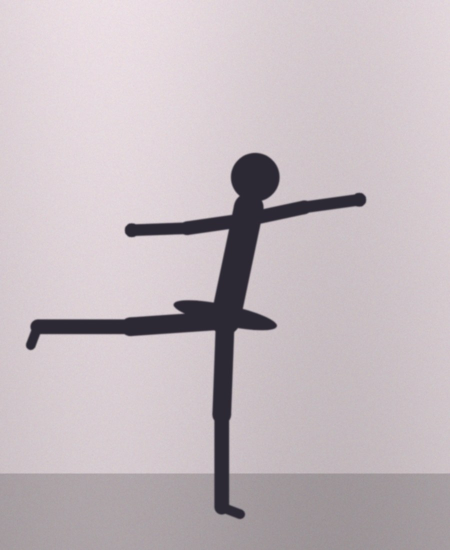
#> input picture samples/ballet-arabesque-reference.jpg, 900 x 1100 px (shown at 1/2 size); its folder holds 6 pictures in this run
$ python make_fixture.py
#> lines starting #> are read from the running program, lines starting #| are printed output that depends on the picture; after the words box and inside, x2 and y2 are one past the last pixel; in counts of white or black regions, pixels touching at a corner belong together
### tests/pipeline_check.py
"""Check the Ballet Pose Matcher vision pipeline with Python OpenCV.
Score = aligned-silhouette overlap (main) + proportions + openness. The test: every\nattempt photo must score highest against its own reference (16 ballet poses).\nScoring: matchShapes (Hu moments)
is reported too, but not scored: its higher-order Hu terms flip sign on thin-limbed poses.

This mirrors js/pipeline.js step for step (same functions, same parameters), so it
proves the algorithm on the sample photos without needing a browser.
Run:  python3 tests/pipeline_check.py
"""
import math, os, sys, itertools
import numpy as np
import cv2

HERE = os.path.dirname(os.path.abspath(__file__))
SAMPLES = os.path.join(HERE, "..", "samples")
MAX_SIDE = 800


def silhouette(bgr, cleanup=3, manual_threshold=None):
    h, w = bgr.shape[:2]
    scale = min(1.0, MAX_SIDE / max(h, w))
    if scale < 1:
        bgr = cv2.resize(bgr, (round(w * scale), round(h * scale)), interpolation=cv2.INTER_AREA)
    gray = cv2.cvtColor(bgr, cv2.COLOR_BGR2GRAY)
    blur = cv2.GaussianBlur(gray, (5, 5), 0)
    if manual_threshold is None:
        _, binary = cv2.threshold(blur, 0, 255, cv2.THRESH_BINARY + cv2.THRESH_OTSU)
    else:
        _, binary = cv2.threshold(blur, manual_threshold, 255, cv2.THRESH_BINARY)
    # Polarity: the frame border is mostly wall, so the wall colour is the background.
    border = np.concatenate([binary[0], binary[-1], binary[:, 0], binary[:, -1]])
    if border.mean() > 127:
        binary = cv2.bitwise_not(binary)
    k = max(3, int(round(max(binary.shape) * 0.004 * cleanup)) | 1)
    kernel = cv2.getStructuringElement(cv2.MORPH_ELLIPSE, (k, k))
    binary = cv2.morphologyEx(binary, cv2.MORPH_CLOSE, kernel)
    binary = cv2.morphologyEx(binary, cv2.MORPH_OPEN, kernel)
    contours, _ = cv2.findContours(binary, cv2.RETR_EXTERNAL, cv2.CHAIN_APPROX_SIMPLE)
    if not contours:
        return None
    c = max(contours, key=cv2.contourArea)
    c = cv2.approxPolyDP(c, 0.001 * cv2.arcLength(c, True), True)   # same simplification as JS
    area = cv2.contourArea(c)
    if area < 0.01 * binary.shape[0] * binary.shape[1]:
        return None
    x, y, bw, bh = cv2.boundingRect(c)
    hull = cv2.convexHull(c)
    return {"contour": c, "area": area, "aspect": bh / bw,
            "solidity": area / max(1.0, cv2.contourArea(hull)), "size": binary.shape}


NORM = 160          # size of the normalised comparison canvas
DILATE = 9          # tolerance for small limb differences (about 6 % of body height)


def normalized_mask(contour):
    """Scale a silhouette to the same height, align its top edge and its centroid, fill it."""
    x, y, w, h = cv2.boundingRect(contour)
    m = cv2.moments(contour)
    cx = m["m10"] / m["m00"]
    s = (NORM * 0.9) / h
    pts = ((contour.reshape(-1, 2) - [cx, y]) * s + [NORM / 2, NORM * 0.05]).round().astype(np.int32)
    mask = np.zeros((NORM, NORM), np.uint8)
    cv2.drawContours(mask, [pts], 0, 255, -1)
    kernel = cv2.getStructuringElement(cv2.MORPH_ELLIPSE, (DILATE, DILATE))
    return cv2.dilate(mask, kernel)


def overlap(a, b):
    """Intersection over union of the two aligned silhouettes (0..1)."""
    ma, mb = normalized_mask(a["contour"]), normalized_mask(b["contour"])
    return cv2.countNonZero(cv2.bitwise_and(ma, mb)) / max(1, cv2.countNonZero(cv2.bitwise_or(ma, mb)))


def score(a, b):
    """Same formula as js/pipeline.js -> scoreShapes()."""
    o = overlap(a, b)
    d = cv2.matchShapes(a["contour"], b["contour"], cv2.CONTOURS_MATCH_I2, 0)   # reported, not scored
    shape = min(100.0, max(0.0, (o - 0.35) / (0.90 - 0.35) * 100))           # 0.35 -> 0 %, 0.90 -> 100 %
    ar = math.exp(-abs(math.log(a["aspect"] / b["aspect"])) / 0.35) * 100
    so = max(0.0, 1 - abs(a["solidity"] - b["solidity"]) / 0.3) * 100
    total = 0.6 * shape + 0.25 * ar + 0.15 * so
    return round(total), d, o


# [32 lines that do not run on import are left out]

### tests/browser/make_fixture.py
"""Build a test fixture: what the worker would return for the arabesque attempt vs its reference.
Uses tests/pipeline_check.py (Python OpenCV, same steps as js/pipeline.js), then draws the
same overlay. Output: tests/browser/fixtures/arabesque.json (git-ignored, regenerate any time)."""
import base64, json, math, os, sys
import cv2, numpy as np
HERE = os.path.dirname(os.path.abspath(__file__))
sys.path.insert(0, os.path.join(HERE, ".."))
import pipeline_check as P

def run(name):
    bgr = cv2.imread(os.path.join(HERE, "..", "..", "samples", name))
    h, w = bgr.shape[:2]; s = min(1, P.MAX_SIDE / max(h, w))
    bgr = cv2.resize(bgr, (round(w * s), round(h * s)), interpolation=cv2.INTER_AREA)
    sil = P.silhouette(bgr)
    return bgr, sil

ref_img, ref = run("ballet-arabesque-reference.jpg")
#> in run, bgr is the input picture: shape (1100, 900, 3); mean B, G, R 191.4, 186.3, 196.6
#> in silhouette, `_, binary = cv2.threshold(blur, 0, 255, cv2.THRESH_BINARY + cv2.THRESH..`:
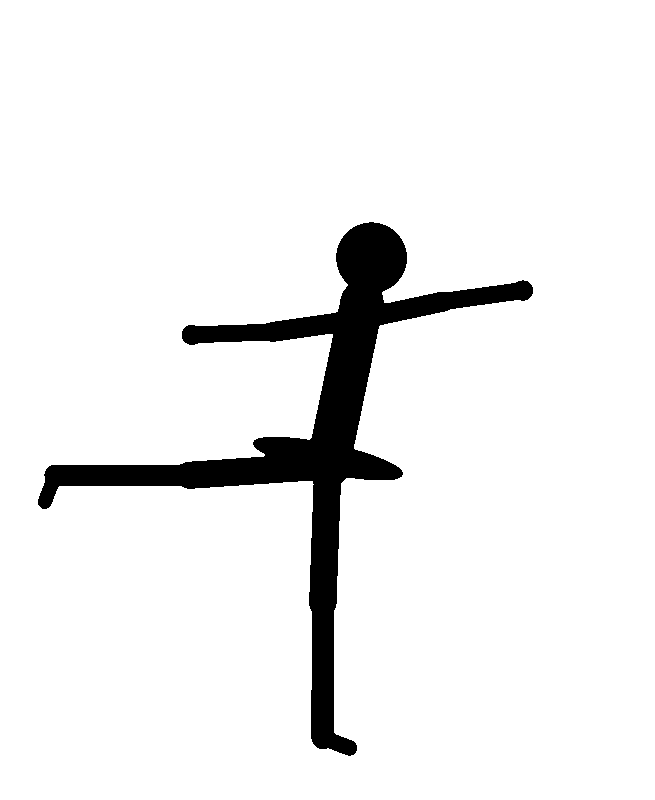
#> binary: shape (800, 655); 93.6% white; 1 black region, box (x1, y1, x2, y2) and area: (38, 222, 533, 756) 33534
#> in silhouette, `border = np.concatenate([binary[0], binary[-1], binary[:, 0], binary[:..`: border = 2910 values from 255 to 255
#> in silhouette, `binary = cv2.morphologyEx(binary, cv2.MORPH_CLOSE, kernel)`: binary: shape (800, 655); 6.4% white; 1 white region, box (x1, y1, x2, y2) and area: (38, 222, 533, 756) 33651
#> in silhouette, `binary = cv2.morphologyEx(binary, cv2.MORPH_OPEN, kernel)`: binary: shape (800, 655); 6.4% white; 1 white region
#> in silhouette, `contours, _ = cv2.findContours(binary, cv2.RETR_EXTERNAL, cv2.CHAIN_AP..`: contours = 1 contour; box (x1, y1, x2, y2) and area: (38, 222, 533, 756) 32462
#> in silhouette, `c = max(contours, key=cv2.contourArea)`: c = contour of 614 points, box (x1, y1, x2, y2) (38, 222, 533, 756), area 32462
#> in silhouette, `c = cv2.approxPolyDP(c, 0.001 * cv2.arcLength(c, True), True)`: c = contour of 63 points, box (x1, y1, x2, y2) (38, 222, 533, 756), area 32652
#> in silhouette, `area = cv2.contourArea(c)`: area = 32652.5
#> in silhouette, `x, y, bw, bh = cv2.boundingRect(c)`: x = 38; y = 222; bw = 495; bh = 534
#> in silhouette, `hull = cv2.convexHull(c)`: hull = contour of 14 points, box (x1, y1, x2, y2) (38, 222, 533, 756), area 145016
#> in run, `sil = P.silhouette(bgr)`: sil = {'contour': contour of 63 points, box (x1, y1, x2, y2) (38, 222, 533, 756), area 32652, 'area': 32652.5, 'aspect': 1.08, 'solidity': 0.225, 'size': (800, 655)}
#> ref has the same summary as sil in run
img, att = run("ballet-arabesque-attempt.jpg")
#> call 2 of run, with name = 'ballet-arabesque-attempt.jpg'
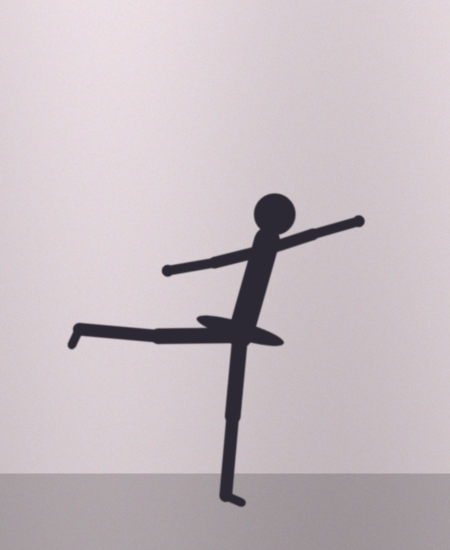
#> input picture samples/ballet-arabesque-attempt.jpg, 900 x 1100 px (shown at 1/2 size)
#> in run, bgr is the input picture: shape (1100, 900, 3); mean B, G, R 194, 189.1, 199.5
#> call 2 of silhouette, with cleanup = 3
#> in silhouette (call 2), `_, binary = cv2.threshold(blur, 0, 255, cv2.THRESH_BINARY + cv2.THRESH..`:
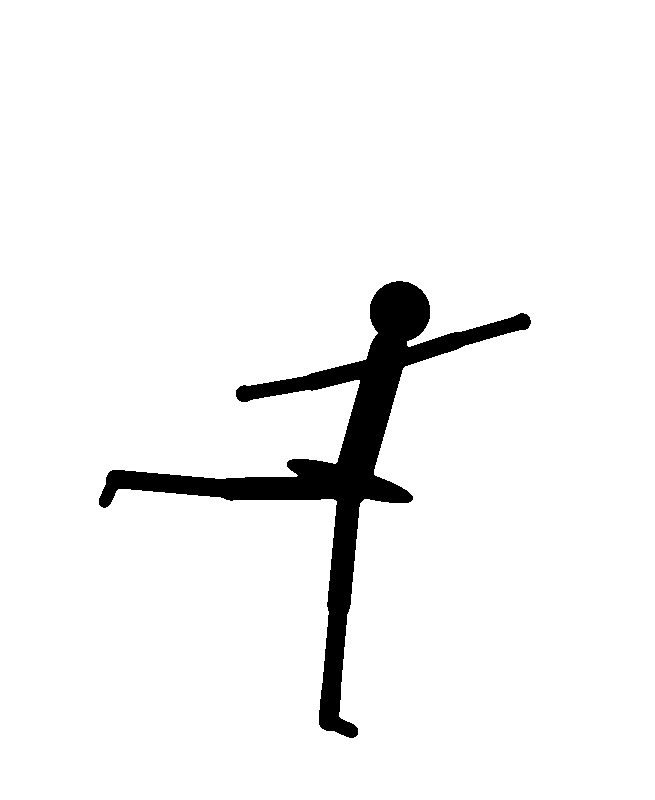
#> binary: shape (800, 655); 95.3% white; 1 black region, box (x1, y1, x2, y2) and area: (99, 281, 531, 738) 24694
#> in silhouette (call 2), `binary = cv2.morphologyEx(binary, cv2.MORPH_CLOSE, kernel)`: binary: shape (800, 655); 4.8% white; 1 white region, box (x1, y1, x2, y2) and area: (99, 281, 531, 738) 24910
#> in silhouette (call 2), `binary = cv2.morphologyEx(binary, cv2.MORPH_OPEN, kernel)`: binary: shape (800, 655); 4.7% white; 1 white region
#> in silhouette (call 2), `contours, _ = cv2.findContours(binary, cv2.RETR_EXTERNAL, cv2.CHAIN_AP..`: contours = 1 contour; box (x1, y1, x2, y2) and area: (99, 281, 530, 738) 23904
#> in silhouette (call 2), `c = max(contours, key=cv2.contourArea)`: c = contour of 722 points, box (x1, y1, x2, y2) (99, 281, 530, 738), area 23904
#> in silhouette (call 2), `c = cv2.approxPolyDP(c, 0.001 * cv2.arcLength(c, True), True)`: c = contour of 56 points, box (x1, y1, x2, y2) (99, 281, 530, 738), area 24096
#> in silhouette (call 2), `area = cv2.contourArea(c)`: area = 24095.5
#> in silhouette (call 2), `x, y, bw, bh = cv2.boundingRect(c)`: x = 99; y = 281; bw = 431; bh = 457
#> in silhouette (call 2), `hull = cv2.convexHull(c)`: hull = contour of 11 points, box (x1, y1, x2, y2) (99, 281, 530, 738), area 102065
#> in run (call 2), `sil = P.silhouette(bgr)`: sil = {'contour': contour of 56 points, box (x1, y1, x2, y2) (99, 281, 530, 738), area 24096, 'area': 24095.5, 'aspect': 1.06, 'solidity': 0.236, 'size': (800, 655)}
#> att has the same summary as sil in run
total, d, o = P.score(att, ref)
#> in normalized_mask, `x, y, w, h = cv2.boundingRect(contour)`: x = 99; y = 281; w = 431; h = 457
#> in normalized_mask, `m = cv2.moments(contour)`: m = moments, m00 24095.5, centre m10/m00, m01/m00 = (339.1, 454)
#> in normalized_mask, `cx = m["m10"] / m["m00"]`: cx = 339.1
#> in normalized_mask, `s = (NORM * 0.9) / h`: s = 0.315
#> in normalized_mask, `pts = ((contour.reshape(-1, 2) - [cx, y]) * s + [NORM / 2, NORM * 0.05..`: pts = 56 pairs, first value 4 to 140, second value 8 to 152
#> in normalized_mask, `cv2.drawContours(mask, [pts], 0, 255, -1)`: mask: shape (160, 160); 10.6% white; 1 white region, box (x1, y1, x2, y2) and area: (4, 8, 141, 153) 2708
#> in normalized_mask, `return cv2.dilate(mask, kernel)`:
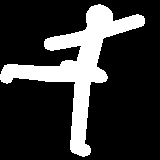
#> returned value: shape (160, 160); 20.7% white; 1 white region, box (x1, y1, x2, y2) and area: (0, 4, 145, 157) 5290
#> in normalized_mask (call 2), `x, y, w, h = cv2.boundingRect(contour)`: x = 38; y = 222; w = 495; h = 534
#> in normalized_mask (call 2), `m = cv2.moments(contour)`: m = moments, m00 32652.5, centre m10/m00, m01/m00 = (312.4, 427.4)
#> in normalized_mask (call 2), `cx = m["m10"] / m["m00"]`: cx = 312.4
#> in normalized_mask (call 2), `s = (NORM * 0.9) / h`: s = 0.27
#> in normalized_mask (call 2), `pts = ((contour.reshape(-1, 2) - [cx, y]) * s + [NORM / 2, NORM * 0.05..`: pts = 63 pairs, first value 6 to 139, second value 8 to 152
#> in normalized_mask (call 2), `cv2.drawContours(mask, [pts], 0, 255, -1)`: mask: shape (160, 160); 10.3% white; 1 white region, box (x1, y1, x2, y2) and area: (6, 8, 140, 153) 2645
#> in normalized_mask (call 2), `return cv2.dilate(mask, kernel)`:
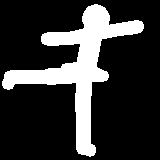
#> returned value: shape (160, 160); 20.5% white; 1 white region, box (x1, y1, x2, y2) and area: (2, 4, 144, 157) 5248
#> in score, `o = overlap(a, b)`: o = 0.689
#> in score, `d = cv2.matchShapes(a["contour"], b["contour"], cv2.CONTOURS_MATCH_I2,..`: d = 0.346
#> in score, `shape = min(100.0, max(0.0, (o - 0.35) / (0.90 - 0.35) * 100))`: shape = 61.55
#> in score, `ar = math.exp(-abs(math.log(a["aspect"] / b["aspect"])) / 0.35) * 100`: ar = 95.19
#> in score, `so = max(0.0, 1 - abs(a["solidity"] - b["solidity"]) / 0.3) * 100`: so = 96.36
#> in score, `total = 0.6 * shape + 0.25 * ar + 0.15 * so`: total = 75.18
#> total = 75; d = 0.346; o = 0.689
mask = np.zeros(img.shape[:2], np.uint8); cv2.drawContours(mask, [att["contour"]], 0, 255, -1)
#> after `cv2.drawContours(mask, [att['contour']], 0, 255, -1)`:
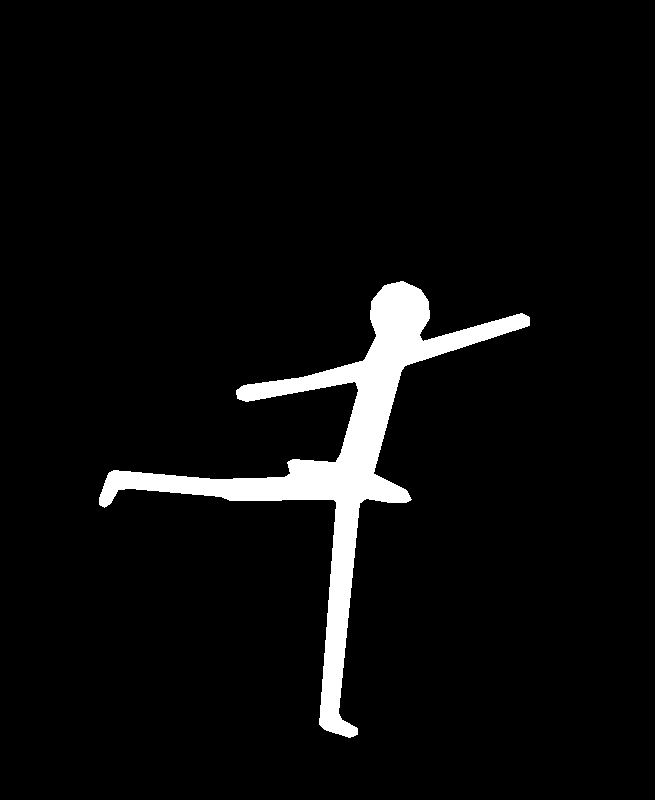
#> mask: shape (800, 655); 4.8% white; 1 white region, box (x1, y1, x2, y2) and area: (99, 281, 530, 738) 25079
rgba = cv2.cvtColor(img, cv2.COLOR_BGR2RGBA).astype(np.float32)
tint = np.array([232, 87, 126, 255], np.float32)
rgba[mask > 0] = rgba[mask > 0] * 0.55 + tint * 0.45; rgba[..., 3] = 255
rgba = rgba.astype(np.uint8)
hull = cv2.convexHull(att["contour"])
cv2.drawContours(rgba, [hull], 0, (150, 120, 255, 255), 2, cv2.LINE_AA)
cv2.drawContours(rgba, [att["contour"]], 0, (232, 87, 126, 255), 3, cv2.LINE_AA)
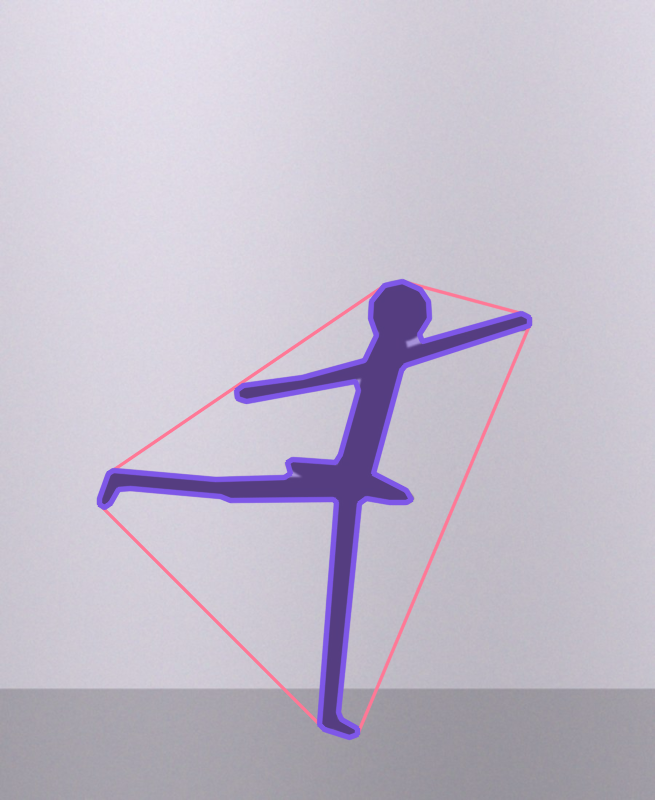
#> rgba: shape (800, 655, 4); mean B, G, R, A 204.4, 188.8, 195.7, 255
x, y, bw, bh = cv2.boundingRect(att["contour"])
#> x = 99; y = 281; bw = 431; bh = 457
shape = min(100.0, max(0.0, (o - 0.35) / (0.90 - 0.35) * 100))
#> shape = 61.55
fixture = {
  "reference": {"points": ref["contour"].reshape(-1).tolist(), "aspect": ref["aspect"], "solidity": ref["solidity"]},
  "result": {"ok": True, "width": int(rgba.shape[1]), "height": int(rgba.shape[0]),
    "pixels_b64": base64.b64encode(rgba.tobytes()).decode(), "points": att["contour"].reshape(-1).tolist(),
    "metrics": {"area": int(att["area"]), "width": bw, "height": bh, "aspect": att["aspect"], "solidity": att["solidity"],
                "extent": att["area"] / (bw * bh), "frameCoverage": bw * bh / (img.shape[0] * img.shape[1]),
                "thresholdUsed": 141, "points": len(att["contour"])},
    "score": {"distance": d, "overlap": o, "total": total, "parts": {"shape": round(shape), "proportions": 0, "openness": 0}},
    "ms": 0, "matsAlive": 0}}
os.makedirs(os.path.join(HERE, "fixtures"), exist_ok=True)
json.dump(fixture, open(os.path.join(HERE, "fixtures", "arabesque.json"), "w"))
print("fixture score", total, "overlap", round(o, 2), "distance", round(d, 3))
#| fixture score 75 overlap 0.69 distance 0.346
